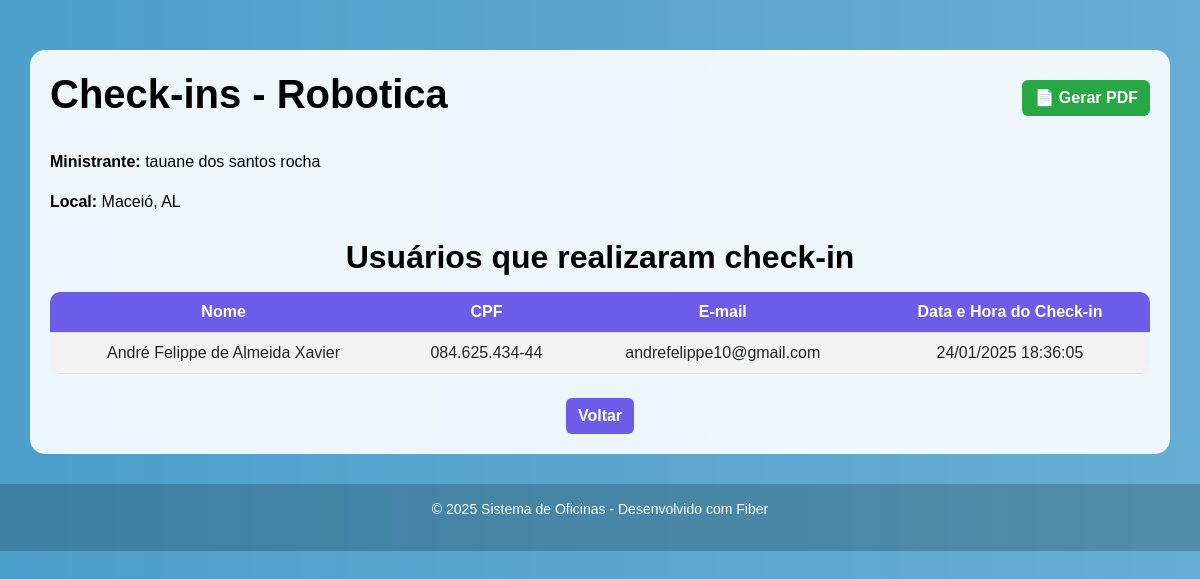
The app's page /oficina/3/checkins (signed in) with its own data.
### models.py (models this page shows, shortened)
class Oficina(db.Model):
    id = db.Column(db.Integer, primary_key=True)
    titulo = db.Column(db.String(100), nullable=False)
    descricao = db.Column(db.Text, nullable=False)
    ministrante = db.Column(db.String(100), nullable=False)
    vagas = db.Column(db.Integer, nullable=False)
    carga_horaria = db.Column(db.String(10), nullable=False)
    estado = db.Column(db.String(2), nullable=False)  # Estado (sigla)
    cidade = db.Column(db.String(100), nullable=False)  # Cidade
    qr_code = db.Column(db.String(255), nullable=True)

class Usuario(db.Model, UserMixin):
    id = db.Column(db.Integer, primary_key=True)
    nome = db.Column(db.String(150), nullable=False)
    cpf = db.Column(db.String(14), unique=True, nullable=False)
    email = db.Column(db.String(150), unique=True, nullable=False)
    senha = db.Column(db.String(255), nullable=False)
    formacao = db.Column(db.String(255), nullable=False)
    tipo = db.Column(db.String(20), nullable=False, default='participante')

### routes.py (the view)
@app.route('/oficina/<int:oficina_id>/checkins', methods=['GET'])
@login_required
def lista_checkins(oficina_id):
    if current_user.tipo != 'admin':
        flash("Acesso negado!", "danger")
        return redirect(url_for('dashboard'))
    oficina = Oficina.query.get_or_404(oficina_id)
    checkins = Checkin.query.filter_by(oficina_id=oficina_id).all()
    usuarios_checkin = [
        {
            'nome': checkin.usuario.nome,
            'cpf': checkin.usuario.cpf,
            'email': checkin.usuario.email,
            'data_hora': checkin.data_hora.strftime('%d/%m/%Y %H:%M:%S')
        }
        for checkin in checkins
    ]
    return render_template(
        'lista_checkins.html',
        oficina=oficina,
        usuarios_checkin=usuarios_checkin
    )

### app.py (called while the page is built)
@login_manager.user_loader
def load_user(user_id):
    return Usuario.query.get(int(user_id))

### templates/lista_checkins.html (shortened to what this page needs)
<!DOCTYPE html>
<html lang="pt-br">
<head>
    <link href="https://cdn.jsdelivr.net/npm/bootstrap@5.3.0/dist/css/bootstrap.min.css" rel="stylesheet">
</head>
<body>
    <div class="container">
        <div class="d-flex justify-content-between align-items-center mb-4">
            <h1>Check-ins - {{ oficina.titulo }}</h1>
            <a href="{{ url_for('gerar_pdf_checkins', oficina_id=oficina.id) }}" class="btn btn-primary">📄 Gerar PDF</a>
        </div>
        <p class="text-align"><strong>Ministrante:</strong> {{ oficina.ministrante }}</p>
        <p class="text-align"><strong>Local:</strong> {{ oficina.cidade }}, {{ oficina.estado }}</p>
        <h2 class="mt-4">Usuários que realizaram check-in</h2>
        <table class="table table-striped table-hover mt-3">
            <thead>
                <tr>
                    <th>Nome</th>
                    <th>CPF</th>
                    <th>E-mail</th>
                    <th>Data e Hora do Check-in</th>
                </tr>
            </thead>
            <tbody>
                {% for usuario in usuarios_checkin %}
                <tr>
                    <td>{{ usuario.nome }}</td>
                    <td>{{ usuario.cpf }}</td>
                    <td>{{ usuario.email }}</td>
                    <td>{{ usuario.data_hora }}</td>
                </tr>
                {% else %}
                <tr>
                    <td colspan="4" class="text-center text-muted">Nenhum check-in realizado até o momento.</td>
                </tr>
                {% endfor %}
            </tbody>
        </table>
        <div class="text-center mt-4">
            <a href="{{ url_for('dashboard') }}" class="btn btn-secondary">Voltar</a>
        </div>
    </div>
    <div class="footer">
        <p>&copy; 2025 Sistema de Oficinas - Desenvolvido com Fiber</p>
    </div>
</body>
</html>

### templates/lista_checkins.html (style rules this page uses)
body { background: linear-gradient(to right, rgba(0, 119, 182, 0.7), rgba(0, 119, 182, 0.6)), url(''); color: black; font-family: Arial, sans-serif; }
.container { margin-top: 50px; background: rgba(255, 255, 255, 0.9); border-radius: 15px; padding: 20px; backdrop-filter: blur(10px); }
h1, h2 { font-weight: bold; text-align: center; }
.table { background-color: rgba(255, 255, 255, 0.8); border-radius: 10px; overflow: hidden; }
.table th { background-color: #6c5ce7; color: white; text-align: center; }
.table td { text-align: center; }
.btn-secondary, .btn-primary { border: none; font-weight: bold; transition: all 0.3s ease; }
.btn-secondary { background-color: #6c5ce7; }
.btn-primary { background-color: #28a745; }
.footer { text-align: center; padding: 15px; background-color: rgba(0, 0, 0, 0.2); width: 100%; color: white; font-size: 14px; margin-top: 30px; }

### records on screen
Oficina: titulo "Robotica", ministrante "tauane dos santos rocha", cidade "Maceió", estado "AL"
Usuario: nome "André Felippe de Almeida Xavier", cpf "084.625.434-44", email "andrefelippe10@gmail.com", data_hora "24/01/2025 18:36:05"
